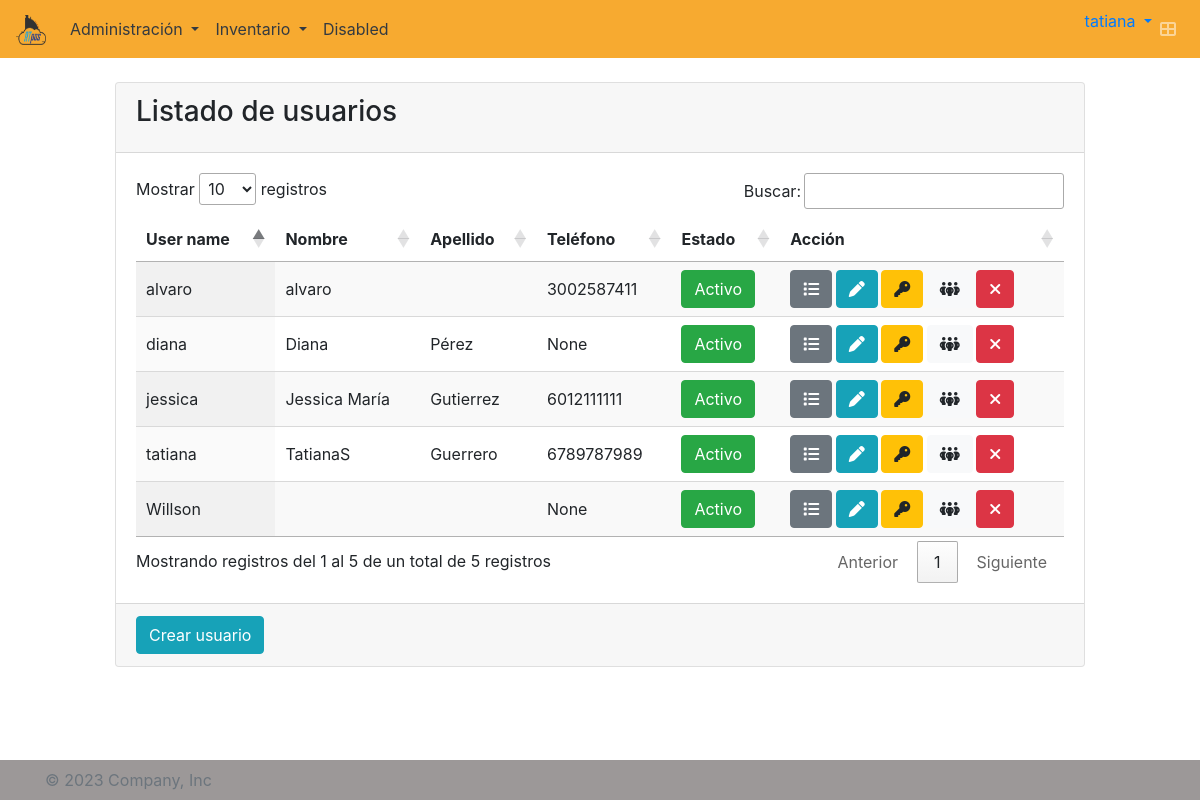
Screenshot of /user/list/ (signed in) with the database file from the repository.
### atpos/models.py (models this page shows, shortened)
class Usuario(AbstractUser):
    empresa = models.ForeignKey(Empresa, on_delete=models.CASCADE, blank=True, null=True)
    tel_inicial = models.CharField(max_length=10, blank=True, null=True)
    class Meta:
        default_permissions = ()
        permissions = [('add_usuario', 'Usuario crear'),
                        ('change_usuario', 'Usuario modificar'),
                        ('delete_usuario', 'Usuario eliminar'),
                        ('view_usuario', 'Usuario ver'),
                        ('password_usuario', 'Puede cambiar la clave usuario')]

### atpos/views.py (the view)
# urls.py: path('user/list/', login_required(UsuarioList.as_view()), name='user_list'),
class UsuarioList(ListView):
    model = Usuario
    template_name = 'atpos/user_list.html'
    def get_queryset(self):
        return get_user_model().objects.filter(empresa=self.request.user.empresa.id)

### atpos/templates/atpos/user_list.html (shortened to what this page needs)
{% extends 'base.html' %}
{% load static %}
{% block content %}
<br>
<section class="content" style="display: grid; place-items: center;">
    <div class="col-md-10">
        <div class="card">
            <div class="card-header">
                <h3 class="card-title">Listado de usuarios</h3>
            </div>
            <div class="card-body">
                <div class="table-responsive">
                    <table id="myTable" class="display" style="width:100%">
                        <thead>
                            <tr>
                                <th>User name</th>
                                <th>Nombre</th>
                                <th>Apellido</th>
                                <th>Teléfono</th>
                                <th>Estado</th>
                                <th>Acción</th>
                            </tr>
                        </thead>
                        <tbody>
                            {% for usuario in object_list %}
                            <tr>
                                <td>{{ usuario.username }}</td>
                                <td>{{ usuario.first_name }}</td>
                                <td>{{ usuario.last_name }}</td>
                                <td>{{ usuario.tel_inicial}}</td>
                                {% if usuario.is_active == True %}
                                <td><button id="boton_estado_{{usuario.id}}"
                                        onclick="cambiarEstado('{{usuario.id}}', 'usuario')"
                                        class="btn btn-success activo">Activo</button></td>
                                {% else %}
                                <td><button id="boton_estado_{{usuario.id}}"
                                        onclick="cambiarEstado('{{usuario.id}}', 'usuario')"
                                        class="btn btn-danger inactivo">Inactivo</button></td>
                                {% endif %}
                                <td>
                                    <div class="btn-group btn-group-sm" role="group">
                                        <div class="mx-auto">
                                            <a class="btn btn-secondary" href="{% url 'usuario_detail' usuario.id %}">
                                                <i class="fas fa-list"></i></a>
                                            <a class="btn btn-info" href="{% url 'usuario_update' usuario.id %}">
                                                <i class="fas fa-pen"></i></a>
                                            <a class="btn btn-warning"
                                                href="{% url 'usuario_update_password' usuario.id %}">
                                                <i class="fas fa-key"></i></a>
                                            <a class="btn btn-light"
                                                href="{% url 'usuario_grupos_permisos' usuario.id %}">
                                                <i class="fa-solid fa-people-group"></i></a>
                                            <a class="btn btn-danger" href="{% url 'usuario-delete' usuario.id %}">
                                                <i class="fa fa-times"></i></a>
                                        </div>
                                    </div>
                                </td>
                            </tr>
                            {% endfor %}
                        </tbody>
                    </table>
                </div>
            </div>
            <div class="card-footer">
                <a href="{% url 'usuario_crear' %}">
                    <button type="button" class="btn btn-info">Crear usuario</button>
                </a>
            </div>
        </div>
    </div>
</section>
{% endblock %}

### atpos/templates/components/navbar.html (shortened to what this page needs)
{% load static %}
<nav class="navbar navbar-expand-lg navbar-dark bg-color-nav">
  <a class="navbar-brand" href="{% url 'tablero' %}">
    <img src="{% static 'img/LogoATpos200px.png' %}" width="30" height="30" alt="">
  </a>
  <div class="collapse navbar-collapse colortext" id="navbarSupportedContent">
    <ul class="navbar-nav mr-auto">
      <li class="nav-item dropdown">
        <a class="nav-link dropdown-toggle text-dark" href="#" id="navbarDropdown" role="button" data-toggle="dropdown" aria-haspopup="true" aria-expanded="false">
          Administración
        </a>
      </li>
      <li class="nav-item dropdown">
        <a class="nav-link dropdown-toggle text-dark" href="#" id="navbarDropdown" role="button" data-toggle="dropdown" aria-haspopup="true" aria-expanded="false">
          Inventario
        </a>
      </li>
      <li class="nav-item">
        <a class="nav-link text-dark" href="#">Disabled</a>
      </li>
    </ul>
  </div>
  <ul class="navbar-nav ml-auto">
    <li class="dropdown user user-menu">
      <a href="#" class="dropdown-toggle" data-toggle="dropdown">
        <span class="hidden-xs">{{ user.username }}</span>
      </a>
    </li>
    <li class="nav-item">
      <a class="nav-link" data-widget="control-sidebar" data-slide="true" href="#" role="button">
        <i class="fas fa-th-large"></i>
      </a>
    </li>
  </ul>
</nav>

### atpos/static/atpos/css/style.css (style rules this page uses)
.bg-color-nav { background-color: #f7aa30!important; }

### rows the page displays
Usuario: username "tatiana", first_name "TatianaS", last_name "Guerrero", tel_inicial "6789787989"
Usuario: username "alvaro", first_name "alvaro", tel_inicial "3002587411"
Usuario: username "diana", first_name "Diana", last_name "Pérez", tel_inicial "None"
Usuario: username "jessica", first_name "Jessica María", last_name "Gutierrez", tel_inicial "6012111111"
Usuario: username "Willson", tel_inicial "None"
